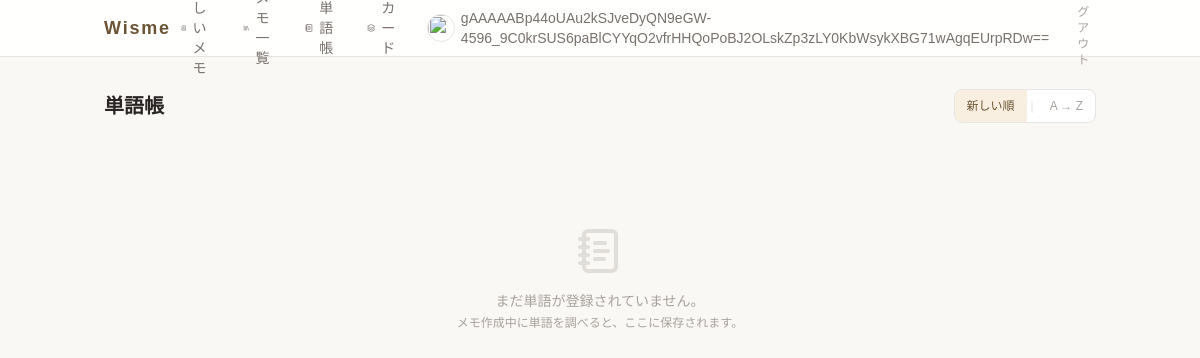
/wisme/words/ (signed in), run on an earlier commit of the app's database.
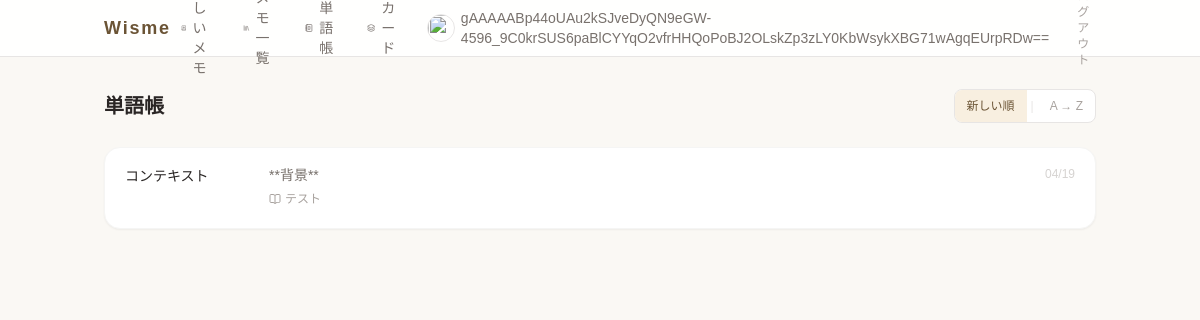
And on a later commit of the database.
### wisme/models.py (models this page shows, shortened)
class CustomUser(AbstractUser):
    display_name = EncryptedCharField(max_length=100, blank=True, verbose_name="表示名")
    profile_image = models.ImageField(
        upload_to='media/profile/', blank=True, null=True, verbose_name="プロフィール画像"
    )

class SearchedWord(models.Model):
    owner = models.ForeignKey(
        settings.AUTH_USER_MODEL,
        on_delete=models.CASCADE,
        null=True,
        blank=True,
        verbose_name="オーナー",
    )
    note = models.ForeignKey(
        Page,
        on_delete=models.CASCADE,
        related_name='words',
        null = True,
        blank = True,
        verbose_name = "関連メモ"
    )
    word = models.CharField(max_length=100,verbose_name="意味を知りたい単語")
    meaning = models.TextField(verbose_name="意味")
    created_at = models.DateTimeField(auto_now_add = True,verbose_name="検索日時")

class Page(models.Model):
    id = models.UUIDField(primary_key=True,
                          default = uuid.uuid4,editable=False,verbose_name="Id")
    owner = models.ForeignKey(
        settings.AUTH_USER_MODEL,
        on_delete=models.CASCADE,
        null=True,
        blank=True,
        verbose_name="オーナー",
    )
    title = models.CharField(max_length=100,verbose_name="タイトル")
    thoughts = models.TextField(max_length=1000,blank=True,verbose_name="このドキュメントを読んだ感想(空欄可)")
    page_date = models.DateField(verbose_name="日付")
    picture = models.ImageField(upload_to="wisme/picture/",blank = True,null = True,verbose_name="写真")
    created_at = models.DateTimeField(auto_now_add = True,verbose_name="作成日時")#このデータが初めて作成されたその時の日時を保存
    update_at = models.DateTimeField(auto_now = True,verbose_name="更新日時")#更新されたら日時を保存

### wisme/views.py (the view)
class WordListView(LoginRequiredMixin, ListView):
    model = SearchedWord
    template_name = 'wisme/word_list.html'
    context_object_name = 'words'
    def get_queryset(self):
        qs = SearchedWord.objects.filter(owner=self.request.user).select_related('note')
        if self.request.GET.get('sort') == 'alpha':
            return qs.order_by('word')
        return qs.order_by('-created_at')

### templates/wisme/word_list.html (shortened to what this page needs)
{% extends "base/wisme_base.html" %}
{% block body %}
<div class="flex items-center justify-between mb-6">
    <h1 class="text-xl font-semibold text-stone-800">単語帳</h1>
    <div class="flex items-center gap-1 text-xs text-stone-400 bg-white border border-stone-200 rounded-lg overflow-hidden">
        <a href="?sort=created_at"
           class="px-3 py-2 hover:bg-accent-50 transition-colors {% if not request.GET.sort or request.GET.sort == 'created_at' %}bg-accent-50 text-accent-700 font-medium{% endif %}">
            新しい順
        </a>
        <span class="text-stone-200">|</span>
        <a href="?sort=alpha"
           class="px-3 py-2 hover:bg-accent-50 transition-colors {% if request.GET.sort == 'alpha' %}bg-accent-50 text-accent-700 font-medium{% endif %}">
            A → Z
        </a>
    </div>
</div>
{% if words %}
<div class="bg-white rounded-2xl border border-stone-100 shadow-sm divide-y divide-stone-50">
    {% for word in words %}
    <div class="px-5 py-4 flex gap-4 items-start hover:bg-stone-50/50 transition-colors">
        <div class="w-32 shrink-0">
            <span class="font-medium text-stone-800 text-sm">{{ word.word }}</span>
        </div>
        <div class="flex-1 min-w-0">
            <p class="text-sm text-stone-500 leading-relaxed">{{ word.meaning }}</p>
            {% if word.note %}
            <a href="{% url 'wisme:page_detail' word.note.id %}"
               class="mt-1 inline-flex items-center gap-1 text-xs text-stone-400 hover:text-stone-600 transition-colors">
                <i data-lucide="book-open" class="w-3 h-3"></i>
                {{ word.note.title }}
            </a>
            {% endif %}
        </div>
        <span class="text-xs text-stone-300 shrink-0 pt-0.5">{{ word.created_at|date:"m/d" }}</span>
    </div>
    {% endfor %}
</div>
{% else %}
<div class="text-center py-20 text-stone-400">
    <i data-lucide="notebook-text" class="w-12 h-12 mx-auto mb-4 opacity-30"></i>
    <p class="text-sm">まだ単語が登録されていません。</p>
    <p class="text-xs mt-1">メモ作成中に単語を調べると、ここに保存されます。</p>
</div>
{% endif %}
{% endblock %}

### templates/base/wisme_base.html (shortened to what this page needs)
<!DOCTYPE html>
<html lang="ja">
<head>
    <script src="https://cdn.tailwindcss.com"></script>
    <link rel="stylesheet" href="/static/wisme/css/style.css">
</head>
<body class="bg-[#FAF8F4] text-[#2C2C2C] min-h-screen flex flex-col">
    <header class="border-b border-stone-200 bg-white/90 backdrop-blur-sm sticky top-0 z-40">
        <div class="max-w-5xl mx-auto px-4 h-14 flex items-center justify-between">
            <a href="{% url 'wisme:index' %}" class="text-lg font-semibold tracking-widest text-accent-700 hover:text-accent-500 transition-colors">Wisme</a>
            <nav class="flex items-center gap-1 sm:gap-1.5 text-sm text-stone-500">
                {% if user.is_authenticated %}
                    <a href="{% url 'wisme:page_create' %}"
                       class="flex items-center gap-1.5 rounded-lg px-2.5 py-1.5 hover:bg-amber-100 hover:text-amber-800 transition-colors">
                        <i data-lucide="book-plus" class="w-4 h-4"></i>
                        <span class="hidden sm:inline">新しいメモ</span>
                    </a>
                    <a href="{% url 'wisme:page_list' %}"
                       class="flex items-center gap-1.5 rounded-lg px-2.5 py-1.5 hover:bg-accent-100 hover:text-accent-700 transition-colors">
                        <i data-lucide="library" class="w-4 h-4"></i>
                        <span class="hidden sm:inline">メモ一覧</span>
                    </a>
                    <a href="{% url 'wisme:word_list' %}"
                       class="flex items-center gap-1.5 rounded-lg px-2.5 py-1.5 hover:bg-emerald-100 hover:text-emerald-800 transition-colors">
                        <i data-lucide="notebook-text" class="w-4 h-4"></i>
                        <span class="hidden sm:inline">単語帳</span>
                    </a>
                    <a href="{% url 'wisme:flashcard' %}"
                       class="flex items-center gap-1.5 rounded-lg px-2.5 py-1.5 hover:bg-sky-100 hover:text-sky-800 transition-colors">
                        <i data-lucide="layers" class="w-4 h-4"></i>
                        <span class="hidden sm:inline">カード</span>
                    </a>
                    {% with sa=user.socialaccount_set.first %}
                    <a href="{% url 'wisme:profile' %}"
                       class="flex items-center gap-1.5 rounded-lg px-2 py-1 hover:bg-rose-100 hover:text-rose-800 transition-colors">
                        {% if user.profile_image %}
                            <img src="{{ user.profile_image.url }}" alt=""
                                 class="w-7 h-7 rounded-full object-cover border border-stone-200">
                        {% elif sa.get_avatar_url %}
                            <img src="{{ sa.get_avatar_url }}" alt=""
                                 class="w-7 h-7 rounded-full object-cover border border-stone-200">
                        {% else %}
                            <span class="w-7 h-7 rounded-full bg-stone-100 flex items-center justify-center border border-stone-200">
                                <i data-lucide="user" class="w-4 h-4 text-stone-400"></i>
                            </span>
                        {% endif %}
                        <span class="hidden sm:inline">{{ user.display_name|default:user.username }}</span>
                    </a>
                    {% endwith %}
                    <a href="{% url 'account_logout' %}"
                       class="ml-1 rounded-lg px-2.5 py-1.5 text-xs text-stone-400 hover:bg-stone-100 hover:text-stone-700 transition-colors">ログアウト</a>
                {% else %}
                    <a href="{% url 'account_login' %}"
                       class="rounded-lg px-2.5 py-1.5 hover:bg-stone-100 hover:text-stone-900 transition-colors">ログイン</a>
                    <a href="{% url 'account_signup' %}"
                       class="bg-accent-500 text-white px-3 py-1.5 rounded-md text-xs hover:bg-accent-600 transition-colors">新規登録</a>
                {% endif %}
            </nav>
        </div>
    </header>
    <main class="flex-1 max-w-5xl mx-auto w-full px-4 py-8">
        {% block body %}{% endblock %}
    </main>
</body>
</html>

What changed in the data, as far as the page shows it:
added SearchedWord: word "コンテキスト", meaning "**背景**", note "テスト", created_at "04/19"
Also different on the page:
text no longer shown: "まだ単語が登録されていません。 メモ作成中に単語を調べると、ここに保存されます。"
